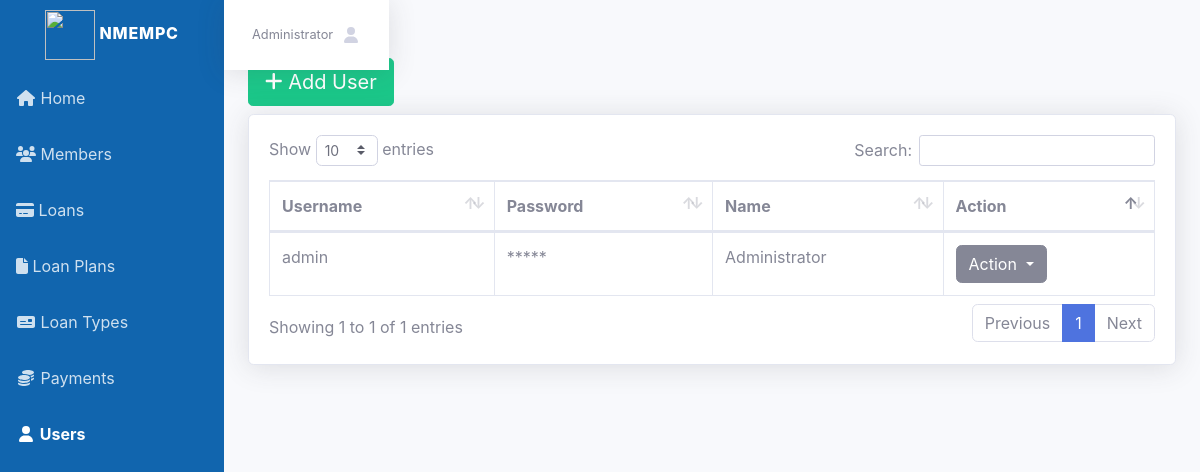
Page /user.php (signed in) on the earlier database version.
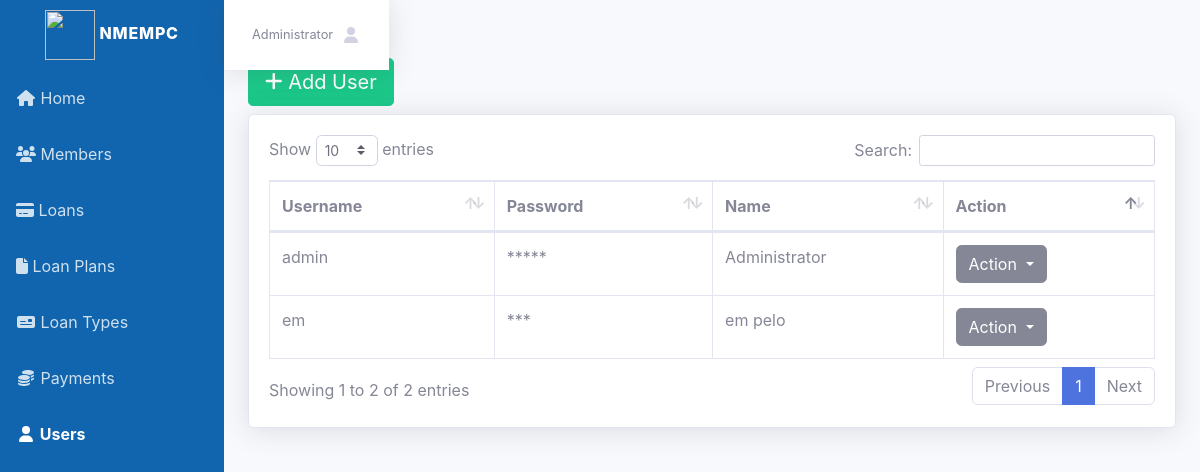
Same page on the later database version.
### tables this page shows
CREATE TABLE `user` (
  `user_id` int(11) NOT NULL,
  `username` varchar(30) NOT NULL,
  `password` varchar(30) NOT NULL,
  `firstname` text NOT NULL,
  `lastname` text NOT NULL
);

### config.php (called while the page is built, shortened)
<?php
	class db_connect{
		public $host = db_host;
		public $user = db_user;
		public $pass = db_pass;
		public $name = db_name;
		public function connect(){
			$this->conn = new mysqli($this->host, $this->user, $this->pass, $this->name);
		}
	}
?>

### class.php (called while the page is built, shortened)
<?php
	require_once'config.php';
	class db_class extends db_connect{
		public function user_acc($user_id){
			$query=$this->conn->prepare("SELECT * FROM `user` WHERE `user_id`='$user_id'") or die($this->conn->error);
			if($query->execute()){
				$result=$query->get_result();
				$fetch=$result->fetch_array();
				return $fetch['firstname']." ".$fetch['lastname'];
			}
		}
		function hide_pass($str) {
			$len = strlen($str);
			return str_repeat('*', $len);
		}
		public function display_user(){
			$query=$this->conn->prepare("SELECT * FROM `user`") or die($this->conn->error);
			if($query->execute()){
				$result = $query->get_result();
				return $result;
			}
		}
	}
?>

### user.php (the view, shortened to what the changed rows need)
<?php
	require_once'class.php';
	$db=new db_class();
?>
<!DOCTYPE html>
<html lang="en">
<head>
    <link href="css/sb-admin-2.css" rel="stylesheet">
    <link href="css/dataTables.bootstrap4.css" rel="stylesheet">
</head>
<body id="page-top">
    <div id="wrapper">
        <div id="content-wrapper" class="d-flex flex-column">
            <div id="content">
                <nav class="navbar navbar-expand navbar-light bg-white topbar mb-4 static-top shadow">
                    <ul class="navbar-nav ml-auto">
                        <li class="nav-item dropdown no-arrow">
                            <a class="nav-link dropdown-toggle" href="#" id="userDropdown" role="button"
                                data-toggle="dropdown" aria-haspopup="true" aria-expanded="false">
                                <span class="mr-2 d-none d-lg-inline text-gray-600 small"><?php echo $db->user_acc($_SESSION['user_id'])?></span>
                                <i class="fas fa-fw fa-user "></i>
                            </a>
                        </li>
                    </ul>
                </nav>
                <div class="container-fluid">
                    <div class="d-sm-flex align-items-center justify-content-between mb-4">
                        <h1 class="h3 mb-0 text-gray-800">Users</h1>
                    </div>
                    <div class="card shadow mb-4">
                        <div class="card-body">
                            <div class="table-responsive">
                                <table class="table table-bordered" id="dataTable" width="100%" cellspacing="0">
                                    <thead>
                                        <tr>
                                            <th>Username</th>
                                            <th>Password</th>
                                            <th>Name</th>
                                            <th>Action</th>
                                        </tr>
                                    </thead>
                                    <tbody>
										<?php
											$tbl_user=$db->display_user();
											while($fetch=$tbl_user->fetch_array()){
										?>
                                        <tr>
                                            <td><?php echo $fetch['username']?></td>
                                            <td><?php echo $db->hide_pass($fetch['password'])?></td>
                                            <td><?php echo $fetch['firstname']." ".$fetch['lastname']?></td>
                                            <td>
												<div class="dropdown">
													<button class="btn btn-secondary dropdown-toggle" type="button" id="dropdownMenuButton" data-toggle="dropdown" aria-haspopup="true" aria-expanded="false">
														Action
													</button>
												</div>
											</td>
                                        </tr>
										<?php
											}
										?>
                                    </tbody>
                                </table>
                            </div>
						</div>
                    </div>
				</div>
        </div>
    </div>
</body>
</html>

Differences in the rows shown:
added user: username "em", password "***", firstname "em", lastname "pelo"
Other differences:
text written by a page script: "Show entries Search: Showing 1 to 1 of 1 entries Previous 1 Next" → "Show entries Search: Showing 1 to 2 of 2 entries Previous 1 Next"
